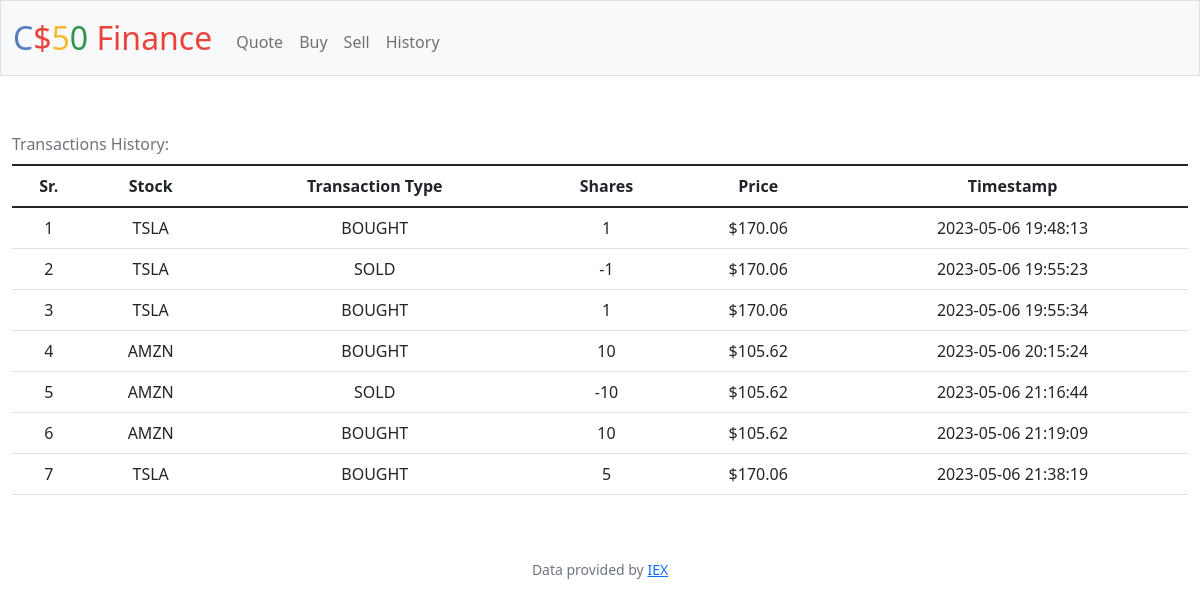
Screenshot of /history (signed in) with the database file from the repository.
### tables this page shows
CREATE TABLE transactions (
id INTEGER PRIMARY KEY AUTOINCREMENT NOT NULL,
username TEXT NOT NULL,
symbol TEXT NOT NULL,
type TEXT CHECK (type IN ('bought', 'sold')) NOT NULL,
shares INTEGER NOT NULL,
price NUMERIC NOT NULL,
timestamp TEXT);

### app.py (the view)
@app.route("/history")
@login_required
def history():
    transactions = db.execute(
        "SELECT symbol, type, shares, price, timestamp FROM transactions WHERE username = ?", session["username"])
    return render_template("history.html", transactions=transactions)

### app.py (called while the page is built)
@app.after_request
def after_request(response):
    response.headers["Cache-Control"] = "no-cache, no-store, must-revalidate"
    response.headers["Expires"] = 0
    response.headers["Pragma"] = "no-cache"
    return response

### helpers.py (called while the page is built)
def login_required(f):
    @wraps(f)
    def decorated_function(*args, **kwargs):
        if session.get("user_id") is None:
            return redirect("/login")
        return f(*args, **kwargs)
    return decorated_function

def usd(value):
    return f"${value:,.2f}"

### templates/history.html (shortened to what this page needs)
{% extends "layout.html" %}
{% block main %}
    <table class="table table-hover caption-top">
        <caption>Transactions History:</caption>
        <thead>
            <tr>
                <th>Sr.</th>
                <th>Stock</th>
                <th>Transaction Type</th>
                <th>Shares</th>
                <th>Price</th>
                <th>Timestamp</th>
            </tr>
        </thead>
        <tbody>
            {% for row in transactions %}
            <tr>
                <td>{{ loop.index }}</td>
                <td>{{ row.symbol.upper() }}</td>
                <td>{{ row.type.upper() }}</td>
                <td>{{ row.shares }}</td>
                <td>{{ row.price | usd}}</td>
                <td>{{ row.timestamp }}</td>
            </tr>
            {% endfor %}
       </tbody>
    </table>
{% endblock %}

### rows the page displays
transactions: symbol "TSLA", type "BOUGHT", shares "1", price "$170.06", timestamp "2023-05-06 19:48:13"
transactions: symbol "TSLA", type "SOLD", shares "-1", price "$170.06", timestamp "2023-05-06 19:55:23"
transactions: symbol "TSLA", type "BOUGHT", shares "1", price "$170.06", timestamp "2023-05-06 19:55:34"
transactions: symbol "AMZN", type "BOUGHT", shares "10", price "$105.62", timestamp "2023-05-06 20:15:24"
transactions: symbol "AMZN", type "SOLD", shares "-10", price "$105.62", timestamp "2023-05-06 21:16:44"
transactions: symbol "AMZN", type "BOUGHT", shares "10", price "$105.62", timestamp "2023-05-06 21:19:09"
transactions: symbol "TSLA", type "BOUGHT", shares "5", price "$170.06", timestamp "2023-05-06 21:38:19"
